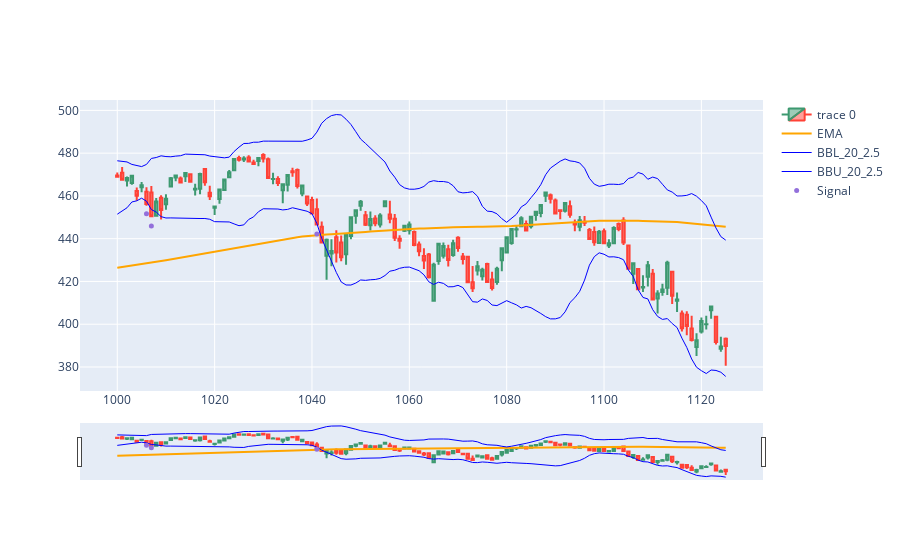

Notebook source saved alongside this figure:
### Code cell
import plotly.graph_objects as go
from plotly.subplots import make_subplots
from datetime import datetime

dfpl = dfSPY[1000:1250].copy()
#dfpl=dfpl.drop(columns=['level_0'])#!!!!!!!!!!
#dfpl.reset_index(inplace=True)
fig = go.Figure(data=[go.Candlestick(x=dfpl.index,
                open=dfpl['Open'],
                high=dfpl['High'],
                low=dfpl['Low'],
                close=dfpl['Close']),
                go.Scatter(x=dfpl.index, y=dfpl.EMA, line=dict(color='orange', width=2), name="EMA"),
                go.Scatter(x=dfpl.index, y=dfpl['BBL_20_2.5'], line=dict(color='blue', width=1), name="BBL_20_2.5"),
                go.Scatter(x=dfpl.index, y=dfpl['BBU_20_2.5'], line=dict(color='blue', width=1), name="BBU_20_2.5")])

fig.add_scatter(x=dfpl.index, y=dfpl['pointposbreak'], mode="markers",
                marker=dict(size=5, color="MediumPurple"),
                name="Signal")
fig.show()
